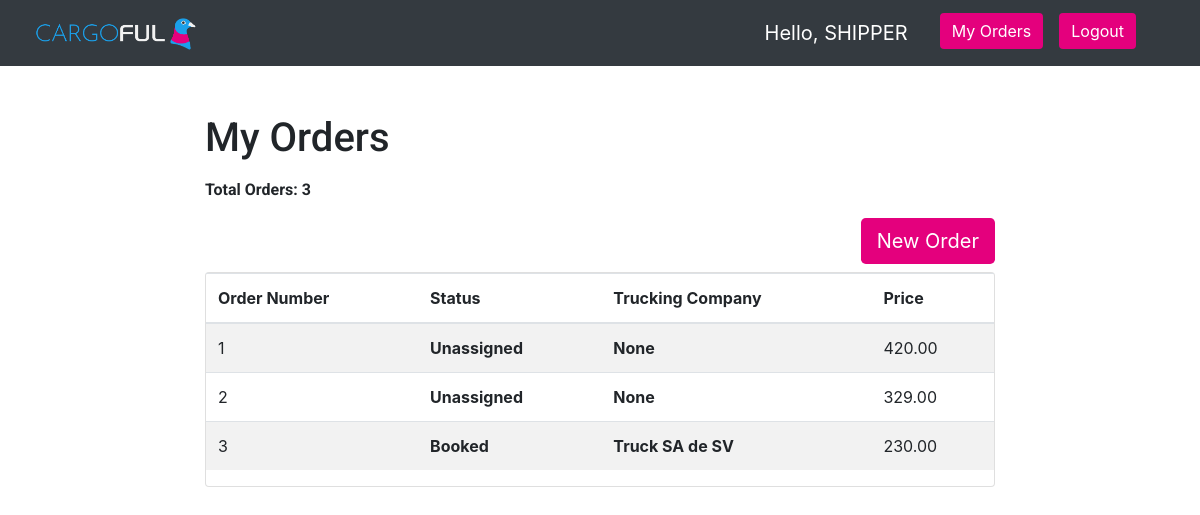
The app's page /shipper/ (signed in), older data.
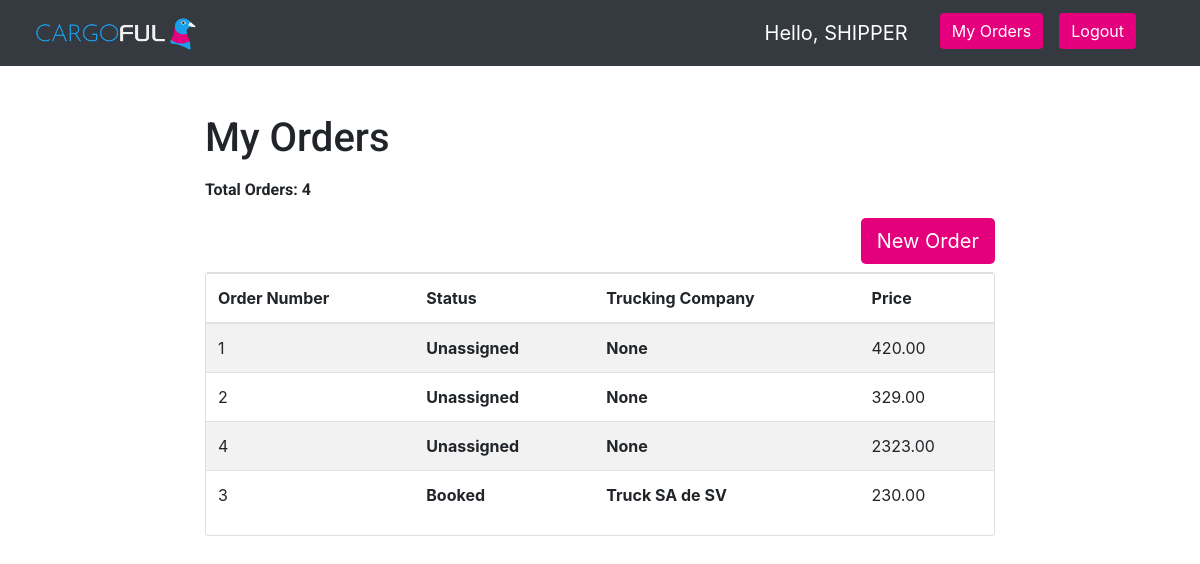
The same page, newer data.
### shipper/models.py (models this page shows)
class order(models.Model):
    def get_carta_porte_path(file):
        return os.path.join('carta_porte', file)
    def get_orden_de_embarco(file):
        return os.path.join('orden_de_embarco', file)
    shipping_company = models.ForeignKey(shipper, on_delete = models.PROTECT)
    truck_company = models.ForeignKey(truck_company, null=True, on_delete = models.CASCADE)
    driver = models.ForeignKey(driver, null = True, on_delete = models.SET_NULL)
    pickup_latitude = models.DecimalField(default = 0.0, max_digits = 9, decimal_places = 6)
    pickup_longitude = models.DecimalField(default = 0.0, max_digits = 9, decimal_places = 6)
    delivery_latitude = models.DecimalField(default = 0.0, max_digits = 9, decimal_places = 6)
    delivery_longitude = models.DecimalField(default = 0.0, max_digits = 9, decimal_places = 6)
    pickup_date = models.DateField(default = date.today, auto_now_add = False)
    delivery_date = models.DateField(default = date.today, auto_now_add = False)
    price = models.DecimalField(default = 0.0, max_digits = 9, decimal_places = 2)
    distance = models.DecimalField(default = 0.0, max_digits = 9, decimal_places = 6)
    carta_porte = models.ImageField(upload_to = get_carta_porte_path, blank = True, null = True)
    orden_de_embarco = models.ImageField(upload_to = get_orden_de_embarco, blank = True, null = True)
    shipment_number = models.PositiveIntegerField(default = 0)
    numero_de_pedido = models.PositiveIntegerField(default = 0)
    numero_de_abaran = models.PositiveIntegerField(default = 0)
    pickup_time = models.TimeField(default = timezone.now, auto_now_add = False)
    delivery_time = models.TimeField(default = timezone.now, auto_now_add = False)
    contents = models.TextField(default = '')
    instructions = models.TextField(default = '')
    TRUCK_TYPES = [
        ('Low Boy', 'Low Boy'),
        ('Caja Seca 48 pies', 'Caja Seca 48 pies'),
        ('Refrigerado 48 pies', 'Refrigerado 48 pies'),
        ('Plataforma 48 pies', 'Plataforma 48 pies'),
        ('Caja Seca 53 pies', 'Caja Seca 53 pies'),
        ('Refrigerado 53 pies', 'Refrigerado 53 pies'),
        ('Plataforma 53 pies', 'Plataforma 53 pies'),
        ('Full', 'Full'),
        ('Plataforma Full', 'Plataforma Full'),
        ('Torton Caja Seca', 'Torton Caja Seca'),
        ('Torton Refrigerado', 'Torton Refrigerado'),
        ('Troton Plataforma', 'Troton Plataforma'),
        ('Rabon Caja Seca', 'Rabon Caja Seca'),
        ('Rabon Refrigerado', 'Rabon Refrigerado'),
        ('Rabon Plataforma', 'Rabon Plataforma'),
        ('Camioneta 5.5 tons', 'Camioneta 5.5 tons'),
        ('Camioneta 3.5 tons', 'Camioneta 3.5 tons'),
        ('Camioneta 3.5 tons Plataforma', 'Camioneta 3.5 tons Plataforma'),
        ('Camioneta 1.5 tons', 'Camioneta 1.5 tons'),
        ('Camioneta 3.5 tons Redilla', 'Camioneta 3.5 tons Redilla'),
    ]
    truck_type = models.CharField(
        max_length = 40,
        choices = TRUCK_TYPES, #references above list object
        default = 'LB'
        )
    status = models.PositiveIntegerField(default = 0, validators = [MaxValueValidator(4)])
    """for the status field:
    0 -> unassigned (not booked yet)
    1 -> booked
    2 -> in transit
    3 -> delivered
    4 -> cancelled
    """

### trucker/models.py (models this page shows, shortened)
class truck_company(models.Model):
    user = models.OneToOneField(User, on_delete = models.CASCADE)
    number_of_active_orders = models.IntegerField(default=0)
    completed_orders = models.PositiveIntegerField(default=0)
    incomplete_orders = models.PositiveIntegerField(default=0)
    rating = models.PositiveIntegerField(default=0, validators=[MaxValueValidator(5)])
    USERNAME_FIELD = 'email'

### authorization/models.py (models this page shows)
class Profile(models.Model):
    user = models.OneToOneField(User, on_delete=models.CASCADE)
    user_type = models.CharField(max_length=30)
    company_name = models.CharField(max_length=30)

### authorization/decorators.py (the view)
        def wrapper_func(request, *args, **kwargs):
            group = None
            if request.user.groups.exists():
                group = request.user.groups.all()[0].name
            if group in allowed_roles:
                return view_func(request, *args, **kwargs)
            else:
                return HttpResponse('You are not authorized to view this page')

### shipper/views.py (called while the page is built)
@login_required
@allowed_users(allowed_roles=['Shipper'])
def see_dashboard(request):
    if request.method == "GET":
        company = shipper.objects.filter(user = request.user).first() #this query gets the shipper
        set = order.objects.filter(shipping_company = company).order_by('status') #this query gets all jobs posted by the user in order from status 0 -> status 4
        return render(request, 'shipper/dashboard.html', {'set': set})

### shipper/templates/shipper/dashboard.html (shortened to what this page needs)
{% extends 'shipper/base.html'%}
{% block content %}
<div class="row justify-content-center mt-5">
  <div class="col-md-8">
    <h1>My Orders</h1>
  </div>
</div>
<div class="row justify-content-center pt-2">
  <div class="col-md-8">
    <p><b>Total Orders: {{set.count}}</b></p>
  </div>
  <div class="col-md-8 text-right">
    <a href="/shipper/post_order" class="btn btn-secondary btn-lg active" role="button" aria-pressed="true">New Order</a>
  </div>
</div>
<div class="row justify-content-center pt-2">
<div class="col-md-8">
<div class="card">
<table class="table table-striped">
  <thead>
    <link rel="stylesheet" href="https://stackpath.bootstrapcdn.com/bootstrap/4.4.1/css/bootstrap.min.css"
>
    <tr>
      <th scope = 'col'>Order Number</th>
      <th scope="col">Status</th>
      <th scope = "col">Trucking Company</th>
      <th scope="col">Price</th>
    </tr>
  </thead>
  <tbody>
    {% for s in set %}
    <tr>
      <td>{{ s.id }}</td>
      <th scope="row">
        {% if s.status == 0 %}
          Unassigned
        {% elif s.status == 1 %}
          Booked
        {% elif s.status == 2 %}
          In Transit
        {% elif s.status == 3 %}
          Delivered
        {% elif s.status == 4 %}
          Cancelled
        {% endif %}
      </th>
      <th>
        {% if s.status > 0 and s.status < 4 %}
          {{ s.truck_company.user.profile.company_name}}
        {% else %}
          None
        {% endif %}
      </th>
      <td>{{ s.price }}</td>
    </tr>
    {% endfor %}
  </tbody>
</table>
</div>
</div>
</div>
{% endblock %}

Row changes from the older to the newer data that the page shows:
added order: id "4", status "Unassigned", price "2323.00"
Text that changed along with them:
{{ set.count }}: "3" → "4"
